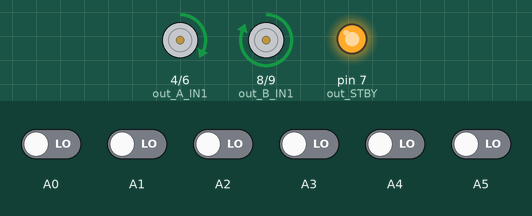
A sketch run on a simulated Arduino Uno, built with avr-gcc and run on an emulated ATmega328P. Parts: motor-driver pin pairs drawn as motors (green arrow = first pin HIGH = forward, orange = second pin HIGH = backward, longer = more drive, scaled by the enable pin, stopped while the standby pin is LOW), output pins drawn as LEDs (lit = HIGH). Inputs (shaded band) come from the test bench; at power-on: A0–5 LOW. What the sketch prints to the serial monitor is not drawn.

Above: at 6.2 s.
6.3 s: A1 driven HIGH
7.8 s: A3 driven HIGH
At 8.3 s:
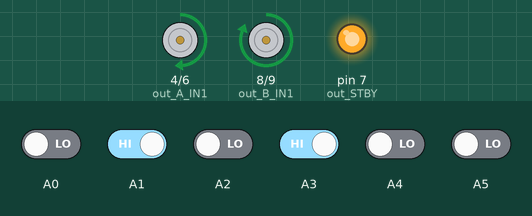
9.3 s: A4 driven HIGH
At 10.5 s:
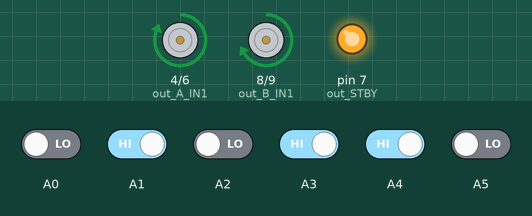
10.8 s: A2 driven HIGH
At 11.8 s:
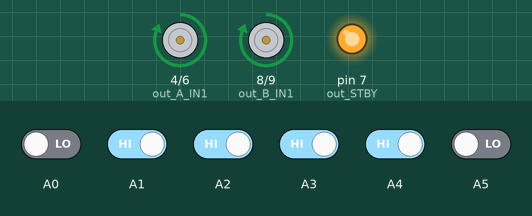
12.3 s: A5 driven HIGH
At 12.9 s:
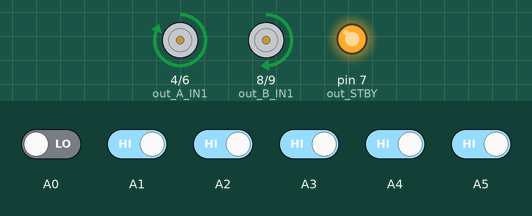
13.8 s: A5 driven LOW
At 14.1 s:
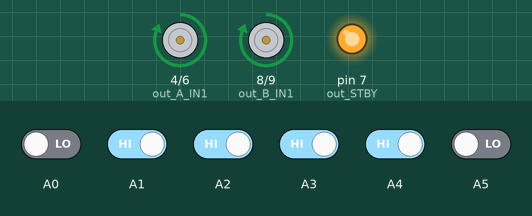
Timing chart, 0 to 16.3 s (numbered marks = the images above; inputs shaded):
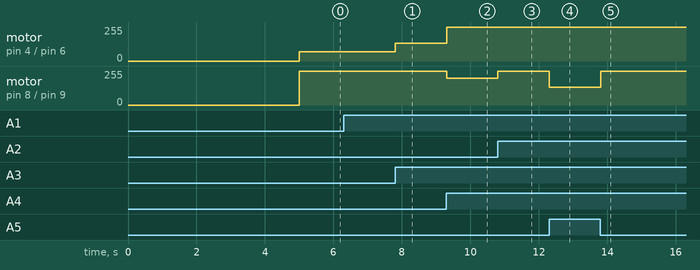

Measured:
- after the input at 7.8 s, motor on pin 4 (out_A_IN1) / pin 6 (out_A_IN2): forward 70/255 → forward 132/255 at once
- after the input at 9.3 s, motor on pin 4 (out_A_IN1) / pin 6 (out_A_IN2): forward 132/255 → forward 255/255 at once; motor on pin 8 (out_B_IN1) / pin 9 (out_B_IN2): forward 255/255 → forward 201/255 at once
- after the input at 10.8 s, motor on pin 8 (out_B_IN1) / pin 9 (out_B_IN2): forward 201/255 → forward 255/255 at once
- after the input at 12.3 s, motor on pin 8 (out_B_IN1) / pin 9 (out_B_IN2): forward 255/255 → forward 132/255 at once
- after the input at 13.8 s, motor on pin 8 (out_B_IN1) / pin 9 (out_B_IN2): forward 132/255 → forward 255/255 at once

The sketch:

robovalB.E.A.SPEED.ino
```cpp
/*
* Squadra: Ferraris 1
* Robot:   Bea
* @autori: Carlini,Poletto,Cestone,Bertolasi
* @scuola: Ferraris
* @data: Maggio 2016
* @versione: -
* @evento: Roboval 2016
*
*/


#include <QTRSensors.h>

#define black 600
#define rotation 25
#define line 90

#define out_STBY 7
#define out_B_PWM 10 //B motore destro
#define out_A_PWM 5 //A motore sinistro
#define out_A_IN2 6
#define out_A_IN1 4
#define out_B_IN1 8
#define out_B_IN2 9
#define left_motor 0
#define right_motor 1

//SENSORI
#define leftFar          0
#define leftNear         1
#define leftCenter       2
#define rightCenter      3
#define rightNear        4
#define rightFar         5
#define NUM_SENSORS      6
#define TIMEOUT       2500
#define EMITTER_PIN   QTR_NO_EMITTER_PIN


// dichiarazione variabili globali
int lastDebugTime = 0;
int error, lastError = 0;
int m1Speed, m2Speed;
int state = 0;
int motorSpeed;
unsigned int position;

QTRSensorsRC qtrrc((unsigned char[]) {
  A0, A1, A2, A3, A4, A5
}
, NUM_SENSORS, TIMEOUT, EMITTER_PIN);
unsigned int sensorValues[NUM_SENSORS];

/**
  set di funzioni

*/
void set_motor(boolean motor, char speed) { // imposta la velocità tra -100 (indietro) e +100 (avanti)
  byte PWMvalue = 0;
  PWMvalue = map(abs(speed), 0, 100, 50, 255);
  if (speed > 0)
    motor_speed(motor, 0, PWMvalue);
  else if (speed < 0)
    motor_speed(motor, 1, PWMvalue);
  else {
    motor_coast(motor);
  }
}

void motor_speed(boolean motor, boolean direction, byte speed) { // imposta la velocità tra 0 e 255
  if (motor == left_motor) {
    if (direction == 0) {
      digitalWrite(out_A_IN1, HIGH);
      digitalWrite(out_A_IN2, LOW);
    }
    else {
      digitalWrite(out_A_IN1, LOW);
      digitalWrite(out_A_IN2, HIGH);
    }
    analogWrite(out_A_PWM, speed);
  }
  else {
    if (direction == 0) {
      digitalWrite(out_B_IN1, HIGH);
      digitalWrite(out_B_IN2, LOW);
    }
    else {
      digitalWrite(out_B_IN1, LOW);
      digitalWrite(out_B_IN2, HIGH);
    }
    analogWrite(out_B_PWM, speed);
  }
}

void motor_standby(boolean state) { // abilita/disabilita i motori
  if (state == true)
    digitalWrite(out_STBY, LOW);
  else
    digitalWrite(out_STBY, HIGH);
}

void motor_coast(boolean motor) { // motore in folle
  if (motor == left_motor) {
    digitalWrite(out_A_IN1, LOW);
    digitalWrite(out_A_IN2, LOW);
    digitalWrite(out_A_PWM, HIGH);
  }
  else {
    digitalWrite(out_B_IN1, LOW);
    digitalWrite(out_B_IN2, LOW);
    digitalWrite(out_B_PWM, HIGH);
  }
}

void motor_brake(boolean motor) { // freno motore
  if (motor == left_motor) {
    digitalWrite(out_A_IN1, HIGH);
    digitalWrite(out_A_IN2, HIGH);
  }
  else {
    digitalWrite(out_B_IN1, HIGH);
    digitalWrite(out_B_IN2, HIGH);
  }
}


void setup() {
  Serial.begin(9600);
  motor_standby(false);
  pinMode(out_STBY, OUTPUT);
  pinMode(out_A_PWM, OUTPUT);
  pinMode(out_A_IN1, OUTPUT);
  pinMode(out_A_IN2, OUTPUT);
  pinMode(out_B_PWM, OUTPUT);
  pinMode(out_B_IN1, OUTPUT);
  pinMode(out_B_IN2, OUTPUT);
  Serial.println("calib");
  for (int i = 0; i < 200; i++) {
    qtrrc.calibrate();
  }
}

void loop() {

      position = qtrrc.readLine(sensorValues);
      error = position - 2500;
      motorSpeed = 0.1 * error + 5 * (error - lastError);
      lastError = error;
      m1Speed = line + motorSpeed;
      m2Speed = line - motorSpeed;
      if (m1Speed < 10)
        m1Speed = 10;
      if (m2Speed < 10)
        m2Speed = 10;
      if (m1Speed > 75)
        m1Speed = 100;
      if (m2Speed > 75)
        m2Speed = 100;
      set_motor(left_motor, m1Speed);
      set_motor(right_motor, m2Speed);

      qtrrc.readLine(sensorValues);

}
```
